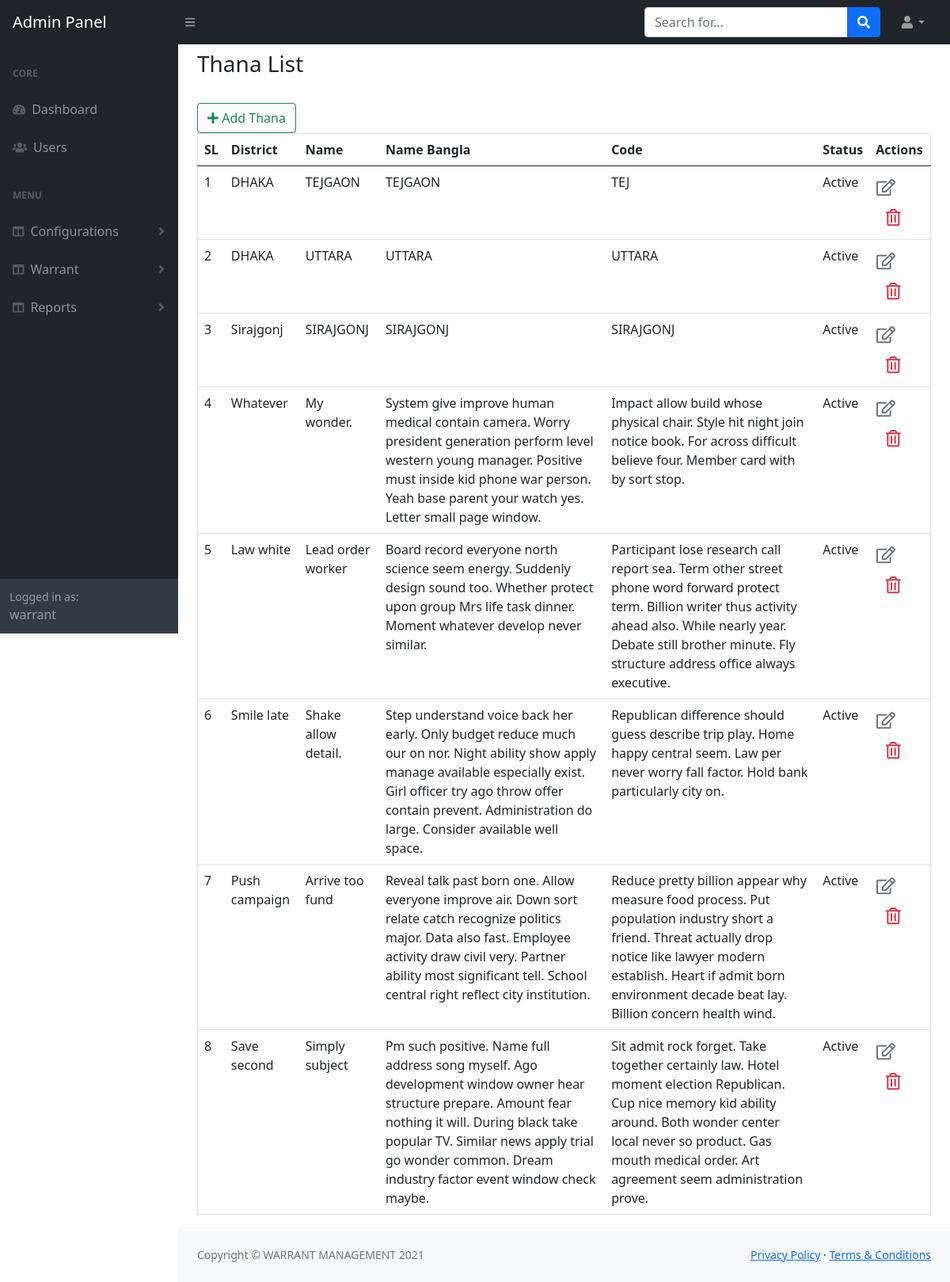
The page /config/thana/list/ (signed in) on the database its author committed.
### user/models.py (models this page shows)
class CustomUser(AbstractUser):
    pass

### geo_spatial/models.py (models this page shows, shortened)
class Thana(models.Model):
    name = models.CharField(max_length=255)
    district = models.ForeignKey(District, on_delete=models.RESTRICT, related_name='thanas')
    name_bn = models.CharField(max_length=255)
    code = models.CharField(max_length=255, null=True)
    STATUS_VALUES = (
        (True, 'Active'),
        (False, 'Inactive'),
    )
    status = models.BooleanField(default=True, choices=STATUS_VALUES)

class District(models.Model):
    name = models.CharField(max_length=255)
    name_bn = models.CharField(max_length=255)
    code = models.CharField(max_length=255, null=True)
    STATUS_VALUES = (
        (True, 'Active'),
        (False, 'Inactive'),
    )
    status = models.BooleanField(default=True, choices=STATUS_VALUES)
    def __str__(self):
        return f"{self.name}"

### geo_spatial/views.py (the view)
# urls.py: path('thana/list/', ThanaListTemplate.as_view(), name='thana_list'),
@method_decorator(login_required, name='dispatch', )
class ThanaListTemplate(TemplateView):
    template_name = 'thana/list.html'
    def get_context_data(self, **kwargs):
        data = super().get_context_data(**kwargs)
        data['thanas'] = Thana.objects.all()
        return data

### warrant/custom_context.py (called while the page is built)
def say_hello(request):
    return {
        'say_hello': "Hello",
    }

### geo_spatial/templates/thana/list.html (shortened to what this page needs)
{% extends 'base.html' %}
{% load static %}
{% block content %}
    <ol class="breadcrumb mb-4">
        <h3 class="mt-2">Thana List</h3>
    </ol>
    <fieldset>
        <div class="col-lg-12">
            <a href="{% url 'thana_create' %}" class="btn btn-outline-success float-right"><i class="fas fa-plus"></i>
                Add
                Thana</a>
            <br>
            <table class="table table-hover" border="1">
                <thead class="border-bottom font-wight-bold">
                <tr>
                    <th>SL</th>
                    <th>District</th>
                    <th>Name</th>
                    <th>Name Bangla</th>
                    <th>Code</th>
                    <th>Status</th>
                    <th>Actions</th>
                </tr>
                </thead>
                <tbody>
                {% for thana in thanas %}
                    <tr>
                        <td>{{ forloop.counter }}</td>
                        <td>{{ thana.district }}</td>
                        <td>{{ thana.name }}</td>
                        <td>{{ thana.name_bn }}</td>
                        <td>{{ thana.code }}</td>
                        <td>{{ thana.get_status_display }}</td>
                        <td>
                            <a href="#" class="btn text-secondary px-0">
                                <i class="far fa-edit fa-lg"></i>
                            </a>
                            <form action="#" method="post" class="d-inline">
                                <button type="submit" class="btn">
                                    <i class="far fa-trash-alt fa-lg text-danger float-right"></i>
                                </button>
                            </form>
                        </td>
                    </tr>
                {% endfor %}
                </tbody>
            </table>
        </div>
    </fieldset>
{% endblock %}

### templates/left-navbar.html (shortened to what this page needs)
<div id="layoutSidenav_nav">
    <nav class="sb-sidenav accordion sb-sidenav-dark" id="sidenavAccordion">
        <div class="sb-sidenav-menu">
            <div class="nav">
                <div class="sb-sidenav-menu-heading">Core</div>
                <a class="nav-link" href="{% url 'dashboard' %}">
                    <div class="sb-nav-link-icon"><i class="fas fa-tachometer-alt"></i></div>
                    Dashboard
                </a>
                <a class="nav-link" href="{% url 'user_list' %}">
                    <div class="sb-nav-link-icon"><i class="fas fa-users"></i></div>
                    Users
                </a>
                <div class="sb-sidenav-menu-heading">Menu</div>
                <a class="nav-link collapsed" href="#" data-bs-toggle="collapse" data-bs-target="#collapseLayouts"
                   aria-expanded="false" aria-controls="collapseLayouts">
                    <div class="sb-nav-link-icon"><i class="fas fa-columns"></i></div>
                    Configurations
                    <div class="sb-sidenav-collapse-arrow"><i class="fas fa-angle-down"></i></div>
                </a>
                <a class="nav-link collapsed" href="#" data-bs-toggle="collapse"
                   data-bs-target="#collapseLayoutsWarrant"
                   aria-expanded="false" aria-controls="collapseLayoutsWarrant">
                    <div class="sb-nav-link-icon"><i class="fas fa-columns"></i></div>
                    Warrant
                    <div class="sb-sidenav-collapse-arrow"><i class="fas fa-angle-down"></i></div>
                </a>
                <a class="nav-link collapsed" href="#" data-bs-toggle="collapse"
                   data-bs-target="#collapseLayoutsReports"
                   aria-expanded="false" aria-controls="collapseLayoutsReports">
                    <div class="sb-nav-link-icon"><i class="fas fa-columns"></i></div>
                    Reports
                    <div class="sb-sidenav-collapse-arrow"><i class="fas fa-angle-down"></i></div>
                </a>
            </div>
        </div>
        <div class="sb-sidenav-footer">
            <div class="small">Logged in as:</div>
            {% if request.user.is_authenticated %}
                {{ request.user.username }}
            {% else %}
                GUEST
            {% endif %}
        </div>
    </nav>
</div>

### rows shown on the page
CustomUser: user.username "warrant"
Thana: district "DHAKA", name "TEJGAON", name_bn "TEJGAON", code "TEJ", status "Active"
Thana: district "DHAKA", name "UTTARA", name_bn "UTTARA", code "UTTARA", status "Active"
Thana: district "Sirajgonj", name "SIRAJGONJ", name_bn "SIRAJGONJ", code "SIRAJGONJ", status "Active"
Thana: district "Whatever", name "My wonder.", name_bn "System give improve human medical contain camera. Worry president generation perform level western young manager. Positive must inside kid phone war person. Yeah base parent your watch yes. Letter small page window.", code "Impact allow build whose physical chair. Style hit night join notice book. For across difficult believe four. Member card with by sort stop.", status "Active"
Thana: district "Law white", name "Lead order worker", name_bn "Board record everyone north science seem energy. Suddenly design sound too. Whether protect upon group Mrs life task dinner. Moment whatever develop never similar.", code "Participant lose research call report sea. Term other street phone word forward protect term. Billion writer thus activity ahead also. While nearly year. Debate still brother minute. Fly structure address office always executive.", status "Active"
Thana: district "Smile late", name "Shake allow detail.", name_bn "Step understand voice back her early. Only budget reduce much our on nor. Night ability show apply manage available especially exist. Girl officer try ago throw offer contain prevent. Administration do large. Consider available well space.", code "Republican difference should guess describe trip play. Home happy central seem. Law per never worry fall factor. Hold bank particularly city on.", status "Active"
Thana: district "Push campaign", name "Arrive too fund", name_bn "Reveal talk past born one. Allow everyone improve air. Down sort relate catch recognize politics major. Data also fast. Employee activity draw civil very. Partner ability most significant tell. School central right reflect city institution.", code "Reduce pretty billion appear why measure food process. Put population industry short a friend. Threat actually drop notice like lawyer modern establish. Heart if admit born environment decade beat lay. Billion concern health wind.", status "Active"
Thana: district "Save second", name "Simply subject", name_bn "Pm such positive. Name full address song myself. Ago development window owner hear structure prepare. Amount fear nothing it will. During black take popular TV. Similar news apply trial go wonder common. Dream industry factor event window check maybe.", code "Sit admit rock forget. Take together certainly law. Hotel moment election Republican. Cup nice memory kid ability around. Both wonder center local never so product. Gas mouth medical order. Art agreement seem administration prove.", status "Active"
